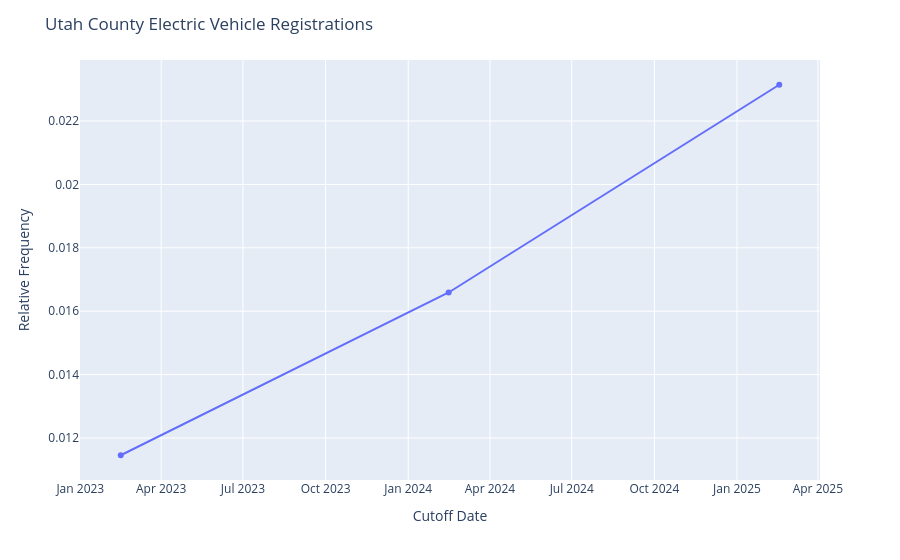

The code cell stored with this chart in its notebook:
### Code cell
x = elec_regs.select("cutoff_date").collect().to_series()
y = elec_regs.select("p").collect().to_series()
fig = px.line(
    x=x, 
    y=y, 
    markers="lines+markers"
)
fig.update_layout(
    title="Utah County Electric Vehicle Registrations",
    xaxis=dict(title="Cutoff Date"),
    yaxis=dict(title="Relative Frequency")
)

### Figure 1 — Plotly figure (JSON) as saved in the notebook; plotly's stock layout.template omitted (floating-point values rounded to 4 significant figures)
{"data": [{"hovertemplate": "x=%{x}<br>y=%{y}<extra></extra>", "legendgroup": "", "line": {"color": "#636efa", "dash": "solid"}, "marker": {"symbol": "circle"}, "mode": "lines+markers", "name": "", "orientation": "v", "showlegend": false, "type": "scatter", "x": ["2023-02-15T00:00:00", "2024-02-15T00:00:00", "2025-02-17T00:00:00"], "xaxis": "x", "y": [0.01145, 0.01659, 0.02315], "yaxis": "y"}], "layout": {"legend": {"tracegroupgap": 0}, "margin": {"t": 60}, "title": {"text": "Utah County Electric Vehicle Registrations"}, "xaxis": {"anchor": "y", "domain": [0, 1], "title": {"text": "Cutoff Date"}}, "yaxis": {"anchor": "x", "domain": [0, 1], "title": {"text": "Relative Frequency"}}}}
